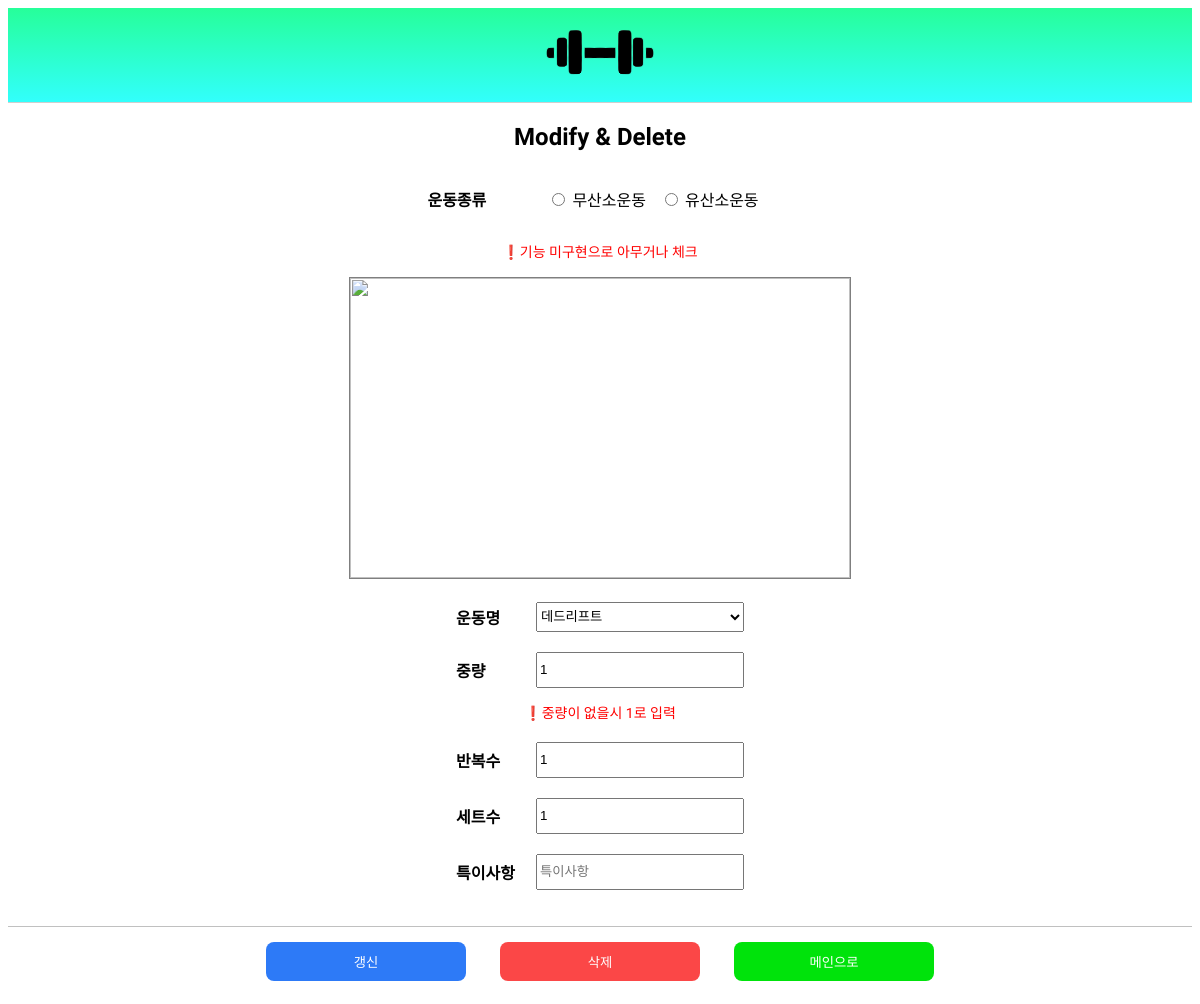
/crud/workoutMemo/1, run on the app's committed database.
### apps/crud/models.py (models this page shows)
class WorkOut(db.Model):
    __tablename__="workout"
    id = db.Column(db.Integer, primary_key = True)
    exName = db.Column(db.String)
    weight = db.Column(db.Integer)
    repeat = db.Column(db.Integer)
    setRp = db.Column(db.Integer)
    text = db.Column(db.Integer)
    createDate =db.Column(db.DateTime, default=today)

### apps/crud/views.py (the view, shortened to what this page needs)
@crud.route("workoutMemo/<workout_id>", methods=["GET","POST"])
def editWorkOut(workout_id):
    form = WorkOutForm()
    workout = WorkOut.query.filter_by(id=workout_id).first()
    form.exName.data = workout.exName
    form.weight.data = workout.weight
    form.repeat.data = workout.repeat
    form.setRp.data = workout.setRp
    form.text.data = workout.text
    return render_template("crud/edit.html", workout=workout, form=form)

### apps/crud/forms.py
class WorkOutForm(FlaskForm):
    check = RadioField(
        "운동종류",
        choices=[[0, "무산소운동"], [1, "유산소운동"]],
        validators=[
            DataRequired(message="운동종류")
        ]
    )
    exName = SelectField(
        "운동명",
        default="데드리프트",
        choices=["데드리프트","런지","레그 레이즈","레그 프레스","벤치 프레스","사이드 래터럴 레이즈","스쿼트","풀 업","푸시업",],
        validators=[
            DataRequired(message="운동명"),
        ]
    )
    weight = IntegerField(
        "중량",
        default=1,
    )
    repeat = IntegerField(
        "반복수",
        default=1,
        validators=[
            DataRequired(message="반복수"),
        ]
    )
    setRp = IntegerField(
        "세트수",
        default=1,
        validators=[
            DataRequired(message="세트수")
        ]
    )
    text = StringField(
        "특이사항",
    )
    submit = SubmitField("기록하기")

### apps/crud/templates/crud/edit.html (shortened to what this page needs)
{% extends "crud/base.html" %}
{% block content %}
<form action="{{ url_for('crud.editWorkOut', workout_id=workout.id )}}" method="POST" novalidate="novalidate">
    <h2>Modify & Delete</h2>
    <p>
    <div class="formContainer">
        <div class="formName">{{ form.check.label }}</div>
        <br />{{ form.check(placeholder="운동종류") }}
    </div>
    <p class="info">기능 미구현으로 아무거나 체크</p>
    </p>
    <img id="output" alt="" src="" />
    <div class="formContainer">
        <div class="formName">{{ form.exName.label }}</div>
        <div class="formValue" id="formValue">{{ form.exName(placeholder="운동이름") }}</div>
    </div>
    <p>
    <div class="formContainer">
        <div class="formName">{{ form.weight.label }}</div>
        <div class="formValue">{{ form.weight(placeholder="중량") }}</div>
    </div>
    <p class="info">중량이 없을시 1로 입력</p>
    </p>
    <p>
    <div class="formContainer">
        <span class="formName">{{ form.repeat.label }}</span>
        <div class="formValue">{{ form.repeat(placeholder="반복수") }}</div>
    </div>
    </p>
    <p>
    <div class="formContainer">
        <div class="formName">{{ form.setRp.label }}</div>
        <div class="formValue">{{ form.setRp(placeholder="세트수") }}</div>
    </div>
    </p>
    <p>
    <div class="formContainer">
        <div class="formName">{{ form.text.label }}</div>
        <div class="formValue">{{ form.text(placeholder="특이사항") }}</div>
    </div>
    </p>
    <span class="error">
    </span>
    <div class="footer">
        <input style="width: 200px;" type="submit" value="갱신" onclick="Modify()" />
        <form action="{{ url_for('crud.deleteWorkOut', workout_id=workout.id)}}" method="POST">
            <button class="viewBtn" style="color: white;" type="submit" onclick="Delete()"
                formaction="{{ url_for('crud.deleteWorkOut', workout_id=workout.id)}}" method="POST">삭제</button>
        </form>
        <button class="mainBtn">
            <a href="/crud">메인으로</a>
        </button>
    </div>
</form>
{% endblock %}

### apps/crud/static/style.css (style rules this page uses)
body { font-family: "Nanum Gothic", sans-serif; text-align: center; -webkit-user-drag: none; -khtml-user-drag: none; -moz-user-drag: none; -o-user-drag: none; }
a { color: white !important; text-decoration: none; }
input[type="submit" i] { margin: 15px; width: 300px; border: none; border-radius: 8px; padding: 10px; color: white; background-color: rgb(45, 122, 247); cursor: pointer; }
li { list-style: none; margin-right: 14px; }
.footer { width: 100%; bottom: 0; position: sticky; border-top: 1px solid rgb(192, 192, 192); background-color: white; z-index: 999; }
.mainBtn { color: white; margin: 15px; border: none; width: 200px; border-radius: 8px; padding: 10px; background-color: rgb(0, 227, 11); cursor: pointer; }
.viewBtn { color: white; margin: 15px; border: none; width: 200px; border-radius: 8px; padding: 10px; background-color: rgb(251, 71, 71); cursor: pointer; }
.formContainer { margin-top: 20px; display: flex; justify-content: center; align-items: center; }
.formName { font-weight: bold; width: 65px; text-align: start; margin-right: 15px; }
#check { display: flex; justify-content: center; align-items: center; }
.formValue input { height: 30px; width: 200px; }
select { height: 30px; width: 208px; }
.error { display: block; padding: 10px; color: rgb(255, 65, 65) !important; font-size: 15px; transition: 1; border-radius: 8px; }
.info { color: red; font-size: 14px; }
.info:before { content: '❗️'; }
#output { width: 500px; height: 300px; border: 0.5px solid rgb(127, 127, 127); transition: all 0.2s linear; background-color: white; }

### data on the page
WorkOut: exName "데드리프트", weight "1", repeat "1", setRp "1"
